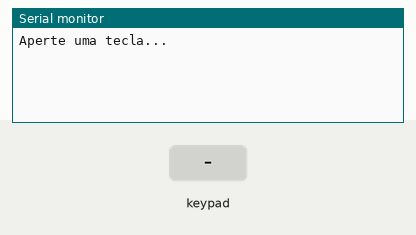
Simulated run of this sketch. Board: Arduino Uno, built with avr-gcc and run on an emulated ATmega328P. On the bench: the last lines printed to the serial monitor. The test bench sets the inputs (shaded band).

Above: at 1.2 s.
1.3 s: key '1' pressed
At 2.5 s:
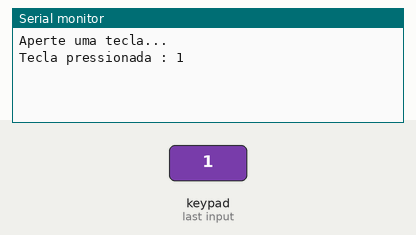
2.8 s: keypad keys 3 4 5 6 # pressed 0.4 s apart
At 5.0 s:
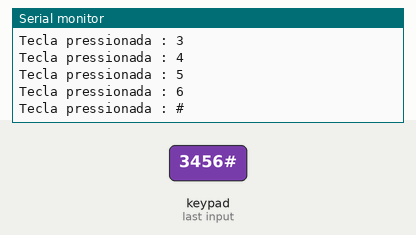
6.3 s: key '*' pressed
At 6.7 s:
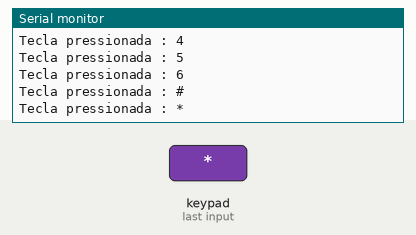
7.8 s: keypad keys 8 9 1 0 pressed 0.4 s apart
At 9.9 s:
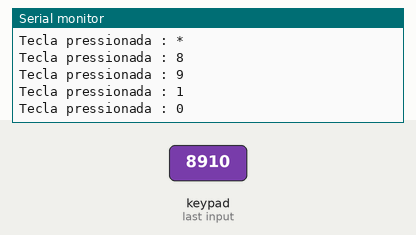
Timing chart, 0 to 11.4 s (numbered marks = the images above; inputs shaded):
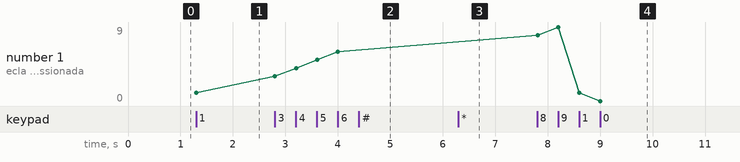

Measured:
- after the input at 1.3 s, the serial monitor: prints a new line at once (image 1)
- after the input at 2.8 s, the serial monitor: prints a new line at once (image 2)
- after the input at 6.3 s, the serial monitor: prints a new line at once (image 3)
- after the input at 7.8 s, the serial monitor: prints a new line at once (image 4)
- plotted number 1: 1 → 6 after the input at 2.8 s, 6 → 0 after the input at 7.8 s

The sketch:

TecladoMatricial.ino
```cpp
#include <Keypad.h> //INCLUSÃO DE BIBLIOTECA https://blogmasterwalkershop.com.br/arquivos/libs/keypad.zip

const byte qtdLinhas = 4; //QUANTIDADE DE LINHAS DO TECLADO
const byte qtdColunas = 3; //QUANTIDADE DE COLUNAS DO TECLADO

//CONSTRUÇÃO DA MATRIZ DE CARACTERES
char matriz_teclas[qtdLinhas][qtdColunas] = {
  {'1','2','3'},
  {'4','5','6'},
  {'7','8','9'},
  {'*','0','#'}
};

byte PinosqtdLinhas[qtdLinhas] = {3, 4, 5, 6}; //PINOS UTILIZADOS PELAS LINHAS
byte PinosqtdColunas[qtdColunas] = {8, 9, 10}; //PINOS UTILIZADOS PELAS COLUNAS

//INICIALIZAÇÃO DO TECLADO
Keypad meuteclado = Keypad( makeKeymap(matriz_teclas), PinosqtdLinhas, PinosqtdColunas, qtdLinhas, qtdColunas);

void setup(){
  Serial.begin(9600); //INICIALIZA A SERIAL
  Serial.println("Aperte uma tecla..."); //IMPRIME O TEXTO NO MONITOR SERIAL
  Serial.println(); //QUEBRA UMA LINHA NO MONITOR SERIAL
}

void loop(){
  char tecla_pressionada = meuteclado.getKey(); //VERIFICA SE ALGUMA DAS TECLAS FOI PRESSIONADA

  if (tecla_pressionada){ //SE ALGUMA TECLA FOR PRESSIONADA, FAZ
    Serial.print("Tecla pressionada : "); //IMPRIME O TEXTO NO MONITOR SERIAL
    Serial.println(tecla_pressionada); //IMPRIME NO MONITOR SERIAL A TECLA PRESSIONADA
  }
}
```
